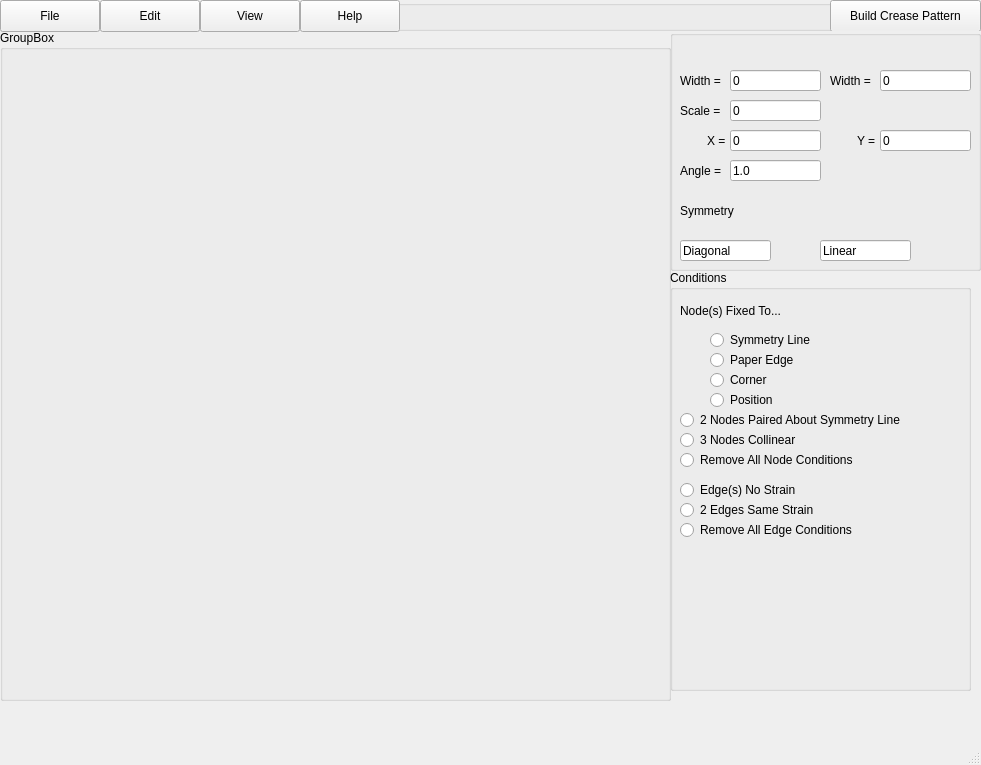
<?xml version="1.0" encoding="UTF-8"?>
<ui version="4.0">
 <class>MainWindow</class>
 <widget class="QMainWindow" name="MainWindow">
  <property name="geometry">
   <rect>
    <x>0</x>
    <y>0</y>
    <width>981</width>
    <height>765</height>
   </rect>
  </property>
  <property name="windowTitle">
   <string>MainWindow</string>
  </property>
  <widget class="QWidget" name="centralwidget">
   <widget class="QPushButton" name="pushButton">
    <property name="geometry">
     <rect>
      <x>0</x>
      <y>0</y>
      <width>100</width>
      <height>32</height>
     </rect>
    </property>
    <property name="text">
     <string>File</string>
    </property>
   </widget>
   <widget class="QPushButton" name="pushButton_2">
    <property name="geometry">
     <rect>
      <x>100</x>
      <y>0</y>
      <width>100</width>
      <height>32</height>
     </rect>
    </property>
    <property name="text">
     <string>Edit</string>
    </property>
   </widget>
   <widget class="QPushButton" name="pushButton_3">
    <property name="geometry">
     <rect>
      <x>300</x>
      <y>0</y>
      <width>100</width>
      <height>32</height>
     </rect>
    </property>
    <property name="text">
     <string>Help</string>
    </property>
   </widget>
   <widget class="QPushButton" name="pushButton_4">
    <property name="geometry">
     <rect>
      <x>200</x>
      <y>0</y>
      <width>100</width>
      <height>32</height>
     </rect>
    </property>
    <property name="text">
     <string>View</string>
    </property>
   </widget>
   <widget class="QGroupBox" name="groupBox">
    <property name="geometry">
     <rect>
      <x>0</x>
      <y>0</y>
      <width>981</width>
      <height>31</height>
     </rect>
    </property>
    <property name="title">
     <string/>
    </property>
    <widget class="QPushButton" name="pushButton_5">
     <property name="geometry">
      <rect>
       <x>830</x>
       <y>0</y>
       <width>151</width>
       <height>32</height>
      </rect>
     </property>
     <property name="text">
      <string>Build Crease Pattern</string>
     </property>
    </widget>
   </widget>
   <widget class="QGroupBox" name="groupBox_3">
    <property name="geometry">
     <rect>
      <x>670</x>
      <y>30</y>
      <width>311</width>
      <height>241</height>
     </rect>
    </property>
    <property name="title">
     <string/>
    </property>
    <widget class="QGroupBox" name="groupBox_4">
     <property name="geometry">
      <rect>
       <x>460</x>
       <y>30</y>
       <width>801</width>
       <height>31</height>
      </rect>
     </property>
     <property name="title">
      <string/>
     </property>
    </widget>
    <widget class="QLabel" name="label_3">
     <property name="geometry">
      <rect>
       <x>10</x>
       <y>40</y>
       <width>58</width>
       <height>21</height>
      </rect>
     </property>
     <property name="text">
      <string>Width =</string>
     </property>
    </widget>
    <widget class="QLineEdit" name="lineEdit_3">
     <property name="geometry">
      <rect>
       <x>60</x>
       <y>40</y>
       <width>91</width>
       <height>21</height>
      </rect>
     </property>
     <property name="text">
      <string>0</string>
     </property>
    </widget>
    <widget class="QLineEdit" name="lineEdit_4">
     <property name="geometry">
      <rect>
       <x>60</x>
       <y>70</y>
       <width>91</width>
       <height>21</height>
      </rect>
     </property>
     <property name="text">
      <string>0</string>
     </property>
    </widget>
    <widget class="QLabel" name="label_4">
     <property name="geometry">
      <rect>
       <x>10</x>
       <y>70</y>
       <width>58</width>
       <height>21</height>
      </rect>
     </property>
     <property name="text">
      <string>Scale =</string>
     </property>
    </widget>
    <widget class="QLineEdit" name="lineEdit_5">
     <property name="geometry">
      <rect>
       <x>60</x>
       <y>100</y>
       <width>91</width>
       <height>21</height>
      </rect>
     </property>
     <property name="text">
      <string>0</string>
     </property>
    </widget>
    <widget class="QLabel" name="label_5">
     <property name="geometry">
      <rect>
       <x>37</x>
       <y>100</y>
       <width>31</width>
       <height>21</height>
      </rect>
     </property>
     <property name="text">
      <string>X =</string>
     </property>
    </widget>
    <widget class="QLineEdit" name="lineEdit_6">
     <property name="geometry">
      <rect>
       <x>60</x>
       <y>130</y>
       <width>91</width>
       <height>21</height>
      </rect>
     </property>
     <property name="text">
      <string>1.0</string>
     </property>
    </widget>
    <widget class="QLabel" name="label_6">
     <property name="geometry">
      <rect>
       <x>10</x>
       <y>130</y>
       <width>58</width>
       <height>21</height>
      </rect>
     </property>
     <property name="text">
      <string>Angle =</string>
     </property>
    </widget>
    <widget class="QLabel" name="label_8">
     <property name="geometry">
      <rect>
       <x>160</x>
       <y>40</y>
       <width>58</width>
       <height>21</height>
      </rect>
     </property>
     <property name="text">
      <string>Width =</string>
     </property>
    </widget>
    <widget class="QLineEdit" name="lineEdit_8">
     <property name="geometry">
      <rect>
       <x>210</x>
       <y>40</y>
       <width>91</width>
       <height>21</height>
      </rect>
     </property>
     <property name="text">
      <string>0</string>
     </property>
    </widget>
    <widget class="QLabel" name="label_9">
     <property name="geometry">
      <rect>
       <x>187</x>
       <y>100</y>
       <width>31</width>
       <height>21</height>
      </rect>
     </property>
     <property name="text">
      <string>Y =</string>
     </property>
    </widget>
    <widget class="QLineEdit" name="lineEdit_9">
     <property name="geometry">
      <rect>
       <x>210</x>
       <y>100</y>
       <width>91</width>
       <height>21</height>
      </rect>
     </property>
     <property name="text">
      <string>0</string>
     </property>
    </widget>
    <widget class="QLabel" name="label_10">
     <property name="geometry">
      <rect>
       <x>10</x>
       <y>170</y>
       <width>71</width>
       <height>21</height>
      </rect>
     </property>
     <property name="text">
      <string>Symmetry</string>
     </property>
    </widget>
    <widget class="QLineEdit" name="lineEdit_10">
     <property name="geometry">
      <rect>
       <x>10</x>
       <y>210</y>
       <width>91</width>
       <height>21</height>
      </rect>
     </property>
     <property name="text">
      <string>Diagonal</string>
     </property>
    </widget>
    <widget class="QLineEdit" name="lineEdit_11">
     <property name="geometry">
      <rect>
       <x>150</x>
       <y>210</y>
       <width>91</width>
       <height>21</height>
      </rect>
     </property>
     <property name="text">
      <string>Linear</string>
     </property>
    </widget>
   </widget>
   <widget class="QGroupBox" name="groupBox_5">
    <property name="geometry">
     <rect>
      <x>670</x>
      <y>270</y>
      <width>301</width>
      <height>421</height>
     </rect>
    </property>
    <property name="title">
     <string>Conditions</string>
    </property>
    <widget class="QLabel" name="label_11">
     <property name="geometry">
      <rect>
       <x>10</x>
       <y>30</y>
       <width>141</width>
       <height>21</height>
      </rect>
     </property>
     <property name="text">
      <string>Node(s) Fixed To...</string>
     </property>
    </widget>
    <widget class="QRadioButton" name="radioButton_5">
     <property name="geometry">
      <rect>
       <x>40</x>
       <y>60</y>
       <width>121</width>
       <height>20</height>
      </rect>
     </property>
     <property name="text">
      <string>Symmetry Line</string>
     </property>
    </widget>
    <widget class="QRadioButton" name="radioButton_6">
     <property name="geometry">
      <rect>
       <x>40</x>
       <y>100</y>
       <width>99</width>
       <height>20</height>
      </rect>
     </property>
     <property name="text">
      <string>Corner</string>
     </property>
    </widget>
    <widget class="QRadioButton" name="radioButton_7">
     <property name="geometry">
      <rect>
       <x>40</x>
       <y>120</y>
       <width>99</width>
       <height>20</height>
      </rect>
     </property>
     <property name="text">
      <string>Position</string>
     </property>
    </widget>
    <widget class="QRadioButton" name="radioButton_8">
     <property name="geometry">
      <rect>
       <x>40</x>
       <y>80</y>
       <width>99</width>
       <height>20</height>
      </rect>
     </property>
     <property name="text">
      <string>Paper Edge</string>
     </property>
    </widget>
    <widget class="QRadioButton" name="radioButton_12">
     <property name="geometry">
      <rect>
       <x>10</x>
       <y>180</y>
       <width>191</width>
       <height>20</height>
      </rect>
     </property>
     <property name="text">
      <string>Remove All Node Conditions</string>
     </property>
    </widget>
    <widget class="QRadioButton" name="radioButton_9">
     <property name="geometry">
      <rect>
       <x>10</x>
       <y>140</y>
       <width>271</width>
       <height>20</height>
      </rect>
     </property>
     <property name="text">
      <string>2 Nodes Paired About Symmetry Line</string>
     </property>
    </widget>
    <widget class="QRadioButton" name="radioButton_10">
     <property name="geometry">
      <rect>
       <x>10</x>
       <y>160</y>
       <width>221</width>
       <height>20</height>
      </rect>
     </property>
     <property name="text">
      <string>3 Nodes Collinear</string>
     </property>
    </widget>
    <widget class="QRadioButton" name="radioButton_11">
     <property name="geometry">
      <rect>
       <x>10</x>
       <y>210</y>
       <width>191</width>
       <height>20</height>
      </rect>
     </property>
     <property name="text">
      <string>Edge(s) No Strain</string>
     </property>
    </widget>
    <widget class="QRadioButton" name="radioButton_13">
     <property name="geometry">
      <rect>
       <x>10</x>
       <y>230</y>
       <width>161</width>
       <height>20</height>
      </rect>
     </property>
     <property name="text">
      <string>2 Edges Same Strain</string>
     </property>
    </widget>
    <widget class="QRadioButton" name="radioButton_14">
     <property name="geometry">
      <rect>
       <x>10</x>
       <y>250</y>
       <width>231</width>
       <height>20</height>
      </rect>
     </property>
     <property name="text">
      <string>Remove All Edge Conditions</string>
     </property>
    </widget>
   </widget>
   <widget class="QGroupBox" name="groupBox_2">
    <property name="geometry">
     <rect>
      <x>0</x>
      <y>30</y>
      <width>671</width>
      <height>671</height>
     </rect>
    </property>
    <property name="title">
     <string>GroupBox</string>
    </property>
   </widget>
   <zorder>groupBox</zorder>
   <zorder>pushButton</zorder>
   <zorder>pushButton_2</zorder>
   <zorder>pushButton_3</zorder>
   <zorder>pushButton_4</zorder>
   <zorder>groupBox_3</zorder>
   <zorder>groupBox_5</zorder>
   <zorder>groupBox_2</zorder>
  </widget>
  <widget class="QMenuBar" name="menubar">
   <property name="geometry">
    <rect>
     <x>0</x>
     <y>0</y>
     <width>981</width>
     <height>37</height>
    </rect>
   </property>
  </widget>
  <widget class="QStatusBar" name="statusbar"/>
 </widget>
 <resources/>
 <connections/>
</ui>
